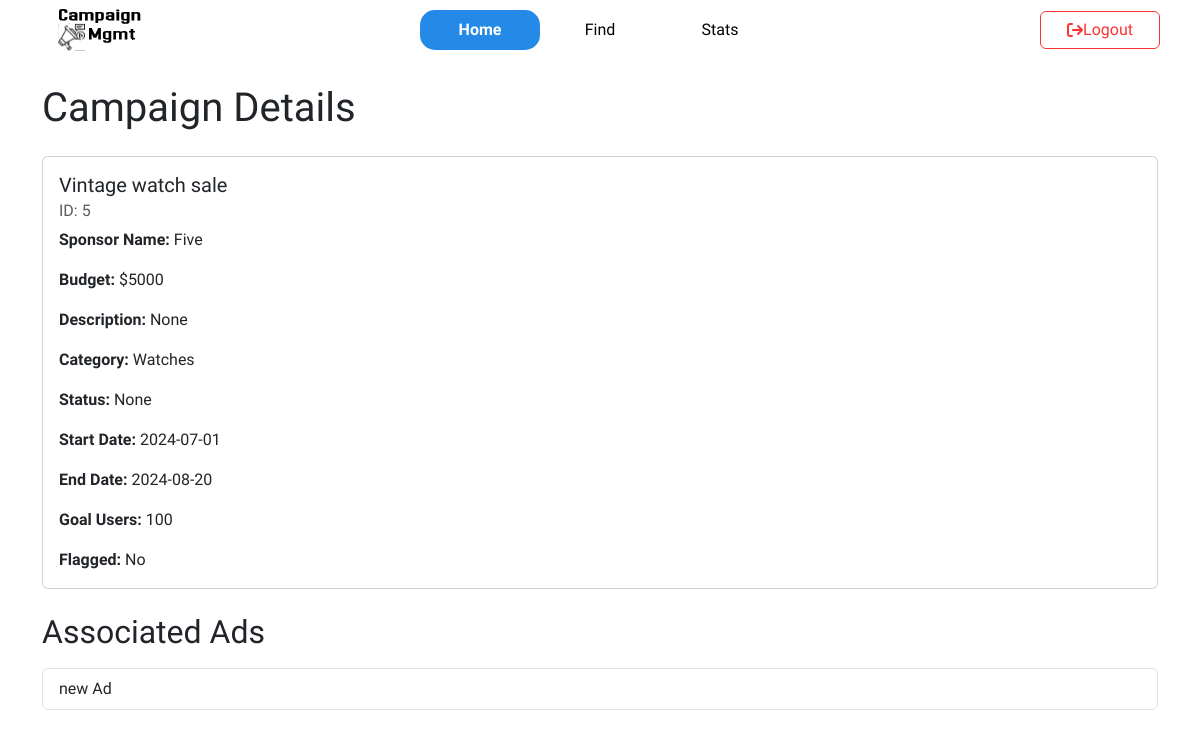
Page /view/5 on the earlier database version.
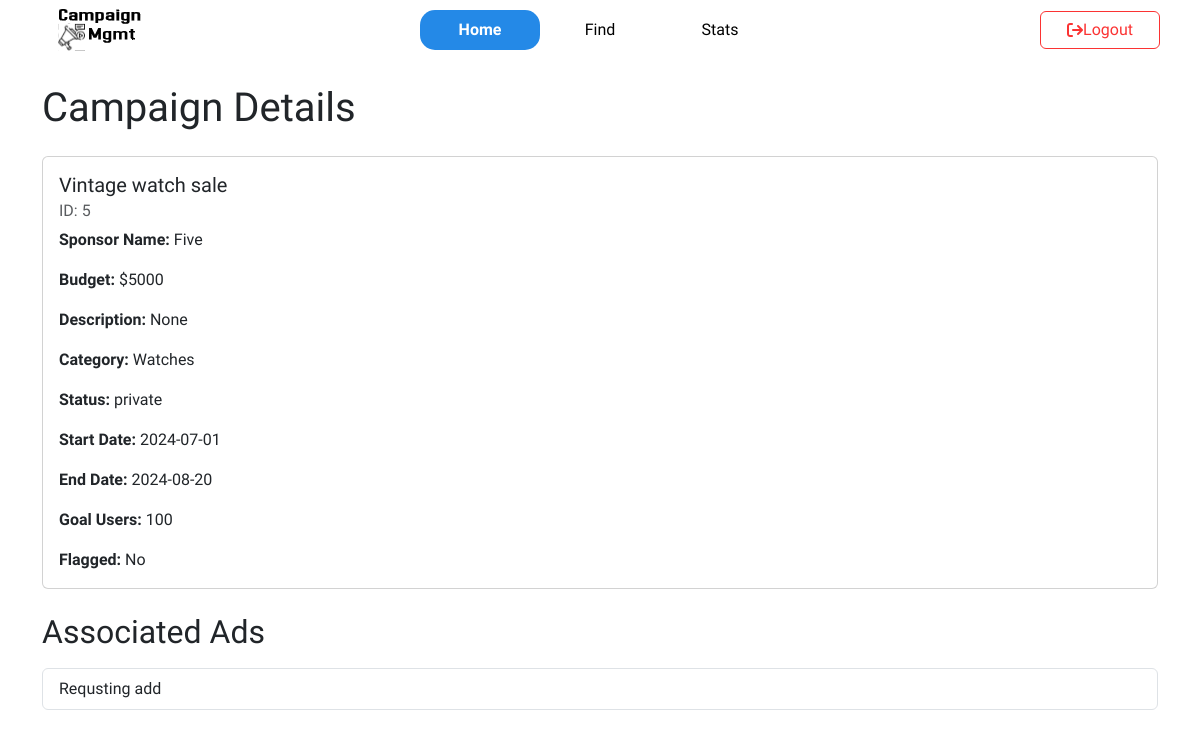
Same page on the later database version.
### model.py (models this page shows)
class Campaign(db.Model):
    id = db.Column(db.Integer, primary_key=True, autoincrement=True)
    spon_id = db.Column(db.Integer, db.ForeignKey('sponsor.id'), nullable=False)
    name = db.Column(db.String(80), nullable=False)
    budget = db.Column(db.Integer, nullable=False)
    desc = db.Column(db.String(255))
    category = db.Column(db.String(50))
    status = db.Column(db.String(20))
    start_date = db.Column(db.Date, nullable=True)
    end_date = db.Column(db.Date, nullable=True)
    goal_users = db.Column(db.String(80))
    is_flagged = db.Column(db.Boolean)
    ads = db.relationship('Ad', backref='campaign', lazy=True, cascade='all, delete-orphan')
    ad_requests = db.relationship('Ad_request', backref='campaign', lazy=True, cascade='all, delete-orphan')

class Sponsor(db.Model):
    id = db.Column(db.Integer, db.ForeignKey('user.id'), primary_key=True)
    name = db.Column(db.String(20), unique=False, nullable=True)
    company_name = db.Column(db.String(30))
    industry = db.Column(db.String(30), nullable=True)
    desc = db.Column(db.String(256), nullable=True)
    is_flagged = db.Column(db.Boolean, default=False)
    is_verified = db.Column(db.Boolean, default=False)
    cover_photo = db.Column(db.LargeBinary, nullable=True)
    amt_spent = db.Column(db.Integer, default=0)
    campaigns = db.relationship('Campaign', backref='sponsor', lazy=True, cascade='all, delete-orphan')
    ads = db.relationship('Ad', backref='sponsor', lazy=True, cascade='all, delete-orphan')
    ad_requests = db.relationship('Ad_request', backref='sponsor', lazy=True, cascade='all, delete-orphan')

class Ad(db.Model):
    id = db.Column(db.Integer, primary_key=True, autoincrement=True)
    influ_id = db.Column(db.Integer, db.ForeignKey('influencer.id'))
    spon_id = db.Column(db.Integer, db.ForeignKey('sponsor.id'))
    name = db.Column(db.String(80), nullable=False)
    desc = db.Column(db.String(255))
    campaign_id = db.Column(db.Integer, db.ForeignKey('campaign.id'), nullable=False)
    ad_status = db.Column(db.String(20))
    is_flagged = db.Column(db.Boolean)
    amount = db.Column(db.Integer)
    payment_status = db.Column(db.String(20))

### routes_admin.py (the view)
@app.route('/view/<int:campaign_id>')
def view_campaign(campaign_id):
    camp = Campaign.query.get_or_404(campaign_id)
    spon=Sponsor.query.get(camp.spon_id)
    ads = Ad.query.filter_by(spon_id=camp.spon_id).all()
    return render_template('admin/view.html', active="home",view="campaign",camp=camp,spon=spon,ads=ads)

### templates/admin/view.html (shortened to what this page needs)
{% extends 'layout_inner.html' %}
{% block content %}
<div class="container mt-4">
    {% if view == 'campaign' %}
        <h1 class="mb-4">Campaign Details</h1>
        <div class="card">
            <div class="card-body">
                <h5 class="card-title">{{ camp.name }}</h5>
                <h6 class="card-subtitle mb-2 text-muted">ID: {{ camp.id }}</h6>
                <p class="card-text"><strong>Sponsor Name:</strong> {{ spon.name }}</p>
                <p class="card-text"><strong>Budget:</strong> ${{ camp.budget }}</p>
                <p class="card-text"><strong>Description:</strong> {{ camp.desc }}</p>
                <p class="card-text"><strong>Category:</strong> {{ camp.category }}</p>
                <p class="card-text"><strong>Status:</strong> {{ camp.status }}</p>
                <p class="card-text"><strong>Start Date:</strong> {{ camp.start_date.strftime('%Y-%m-%d')}}</p>
                <p class="card-text"><strong>End Date:</strong> {{ camp.end_date.strftime('%Y-%m-%d')}}</p>
                <p class="card-text"><strong>Goal Users:</strong> {{ camp.goal_users }}</p>
                <p class="card-text"><strong>Flagged:</strong> {{ 'Yes' if camp.is_flagged else 'No' }}</p>
            </div>
        </div>
        <h2 class="mt-4 mb-3">Associated Ads</h2>
        {% if ads|length > 0 %}
            <div class="list-group">
                {% for ad in ads %}
                    <a href="{{url_for('view',id=ad.id,role='ads')}}" class="list-group-item list-group-item-action">
                        {{ ad.name }}
                    </a>
                {% endfor %}
            </div>
        {% else %}
            <p>No ads associated with this campaign.</p>
        {% endif %}
    {% endif %}
</div>
{% endblock %}

### templates/layout_inner.html (shortened to what this page needs)
<!DOCTYPE html>
<html lang="en">
  <head>
    <link href="https://cdn.jsdelivr.net/npm/bootstrap@5.3.3/dist/css/bootstrap.min.css" rel="stylesheet" />
    <link rel="stylesheet" href="https://cdnjs.cloudflare.com/ajax/libs/font-awesome/6.5.2/css/all.min.css" />
    <link rel="stylesheet" type="text/css" href="{{ url_for('static', filename='universal_styles.css') }}">
  </head>
  <body>
    <nav class="navbar navbar-expand-lg" style="padding:0px;">
      <div class="grid_container">
        <a class="navbar-brand center_item" href="#" style="margin:0;">
            <img src="{{ url_for('static', filename='icon.svg') }}" alt="Campaign Mgmt" >
        </a>
        <div class="collapse navbar-collapse center_item" id="navbarNavDropdown">
          <ul class="navbar-nav">
            <li class="nav-item {% if active == 'home' %}highlight{% endif %}">
              <a class="nav-link center_item" href="/">Home</a>
            </li>
            <li class="nav-item {% if active == 'find' %}highlight{% endif %}">
              <a class="nav-link center_item" href="/find">Find</a>
            </li>
            <li class="nav-item {% if active == 'stats' %}highlight{% endif %}">
              <a class="nav-link center_item" href="/stats">Stats</a>
            </li>
          </ul>
        </div>
        <div class="center_item">
          <form action="{{url_for("logout")}}">
            <button type="submit" class="btn center_item logout_btn" style="width: 10vw">
              <i class="fa-solid fa-arrow-right-from-bracket"></i>
              Logout
          </button>
        </form>
        </div>
      </div>
    </nav>
    {% block content %}
    {% endblock %}
  </body>
</html>

### static/universal_styles.css (style rules this page uses)
.center_item { display: flex; align-items: center; justify-content: center; }
.btn { background-color: #5daef8; border: 2px solid #5daef8; }
html, body { font-family: "Josefin Sans", sans-serif; font-optical-sizing: auto; }
nav { background-color: white; }
.navbar-brand > img { width: 110px; height: 50px; border-radius: 5px; padding-left: 10px; padding-right: 10px; cursor: none; }
.grid_container { width: 100%; display: grid; grid-template-columns: 1fr 4fr 1fr; }
a.nav-link { width: 10vw; color: black !important; background-color: transparent; }

### templates/layout_inner.html (style rules this page uses)
.highlight { background-color: #2489e7; font-weight: bolder; border-radius: 15px; }
.highlight > a.nav-link { color: white !important; }
.logout_btn { background-color: white; color:#fb3333; border: 1px solid #fb3333 !important; }
.navbar { position: sticky; top: 0; z-index: 1000; }

Differences in the rows shown:
removed Ad: name "new Ad"
changed Campaign "Vintage watch sale": status "None" → "private"
added Ad: name "Requsting add"
